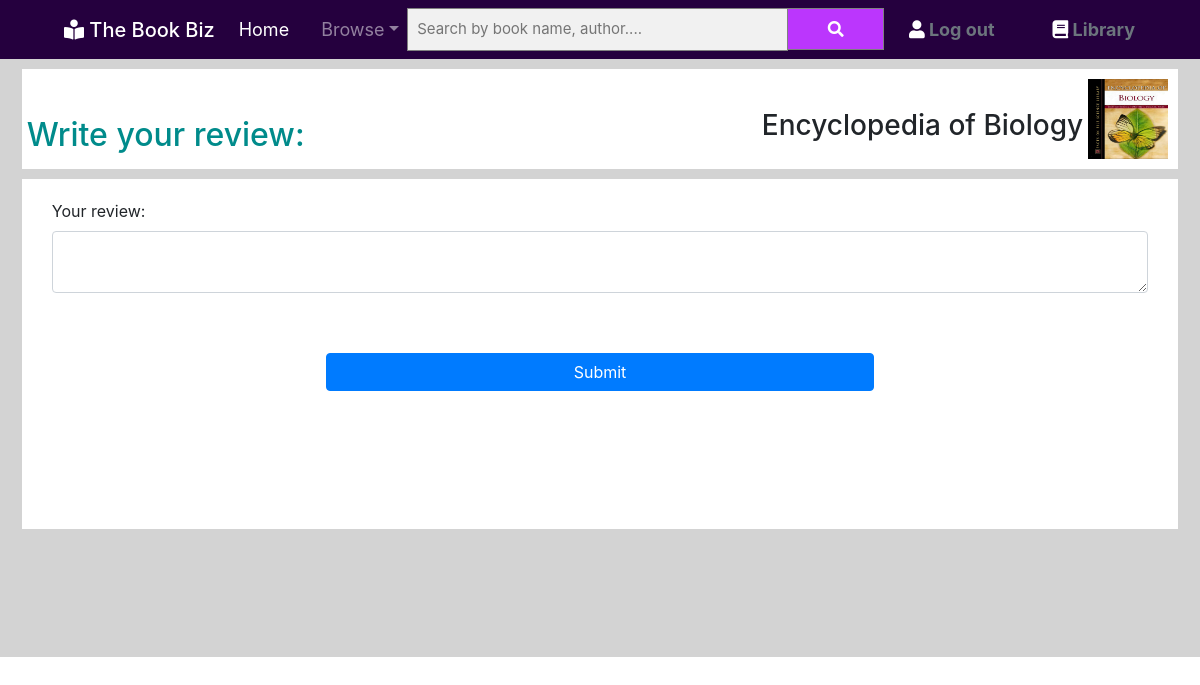
/writeReview.php?id=1000202 (signed in), run on the app's committed database.
### tables this page shows
CREATE TABLE `books` (
  `ISBN_no` int(30) NOT NULL,
  `book_name` varchar(50) NOT NULL,
  `author` varchar(80) NOT NULL,
  `edition` int(11) DEFAULT NULL,
  `publisher_name` varchar(80) NOT NULL,
  `year_of_publication` int(4) NOT NULL,
  `description` longtext NOT NULL,
  `category` varchar(40) NOT NULL,
  `image` varchar(80) NOT NULL,
  `pdf_name` varchar(150) NOT NULL
);

### dbh.inc.php (called while the page is built, shortened)
<?php
class Dbh
{
	protected function connect(){
		$this->dbServername="localhost";
		$this->dbUsername="root";
		$this->dbPassword="";
		$this->dbName="e_book_reader";
		$conn=new mysqli($this->dbServername,$this->dbUsername,$this->dbPassword,$this->dbName);
		return $conn;
	}
}

### writeReview.php (the view, shortened to what this page needs)
<?php
  include 'browse.php';
  class WriteReviews extends Dbh
	{
		public function getBookName($id){
			$sql="select * from books where ISBN_no=".$id.";";
			$result=$this->connect()->query($sql);
			$numRows=$result->num_rows;
			if($numRows>0){
				return $row=$result->fetch_assoc();
			}
		}
	}
	$id= $_REQUEST['id'];
	$bk=new WriteReviews();
	$data=$bk->getBookName($id);
?>
<div style="width: 100%;background-color: lightgrey;height:598px;padding: 10px;">
	<div style="background-color: white;width: 98%;height: 100px;margin:0px auto;position: relative;">
		<?php
			echo '<h2 style="display:inline;bottom:10px;color:darkcyan;position:absolute;margin:5px;">Write your review:</h2>';
			echo '<div style="float:right;margin:10px;display:inline;">';
			echo '<img src="books_images/'.$data['image'].'" alt="book" width="80px" height="80px" style="float:right;" />';
			echo '<h3 style="float:right;margin-top:30px;margin-right:5px;">'.$data['book_name'].'</h3>';
			echo '</div>';
?>
	</div>
		<div style="background-color: white;width: 98%;height: 350px;margin:10px auto;position: relative;">
			<form method="post" action="reviewResults.php" style="margin: 10px;padding: 20px;">
				<label for="review">Your review:</label>
				<textarea id="review" class="form-control" name="review"></textarea>
				<center><input type="submit" name="submit" class="btn btn-primary" style="margin-top: 60px;width:50%;" value="Submit" /></center>
			</form>
<?php
			echo '</div>';
		?>
</div>

### data on the page
books: image (picture), book_name "Encyclopedia of Biology"
